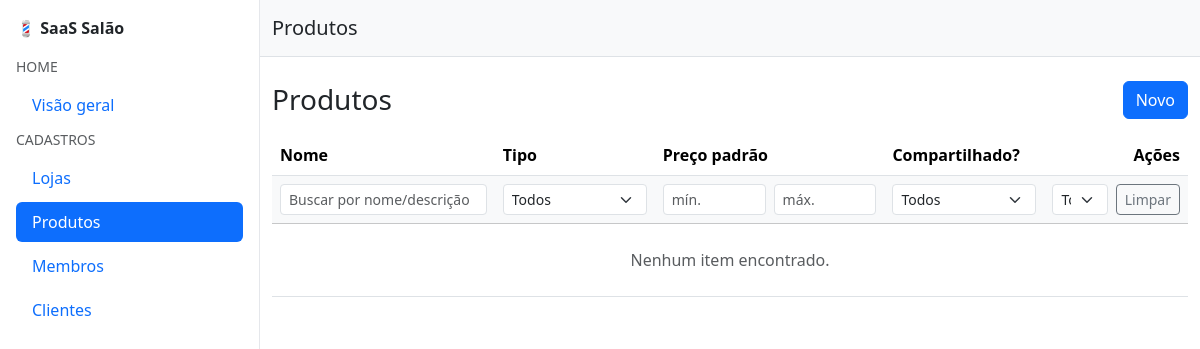
The app's page /cadastros/products/ (signed in), older data.
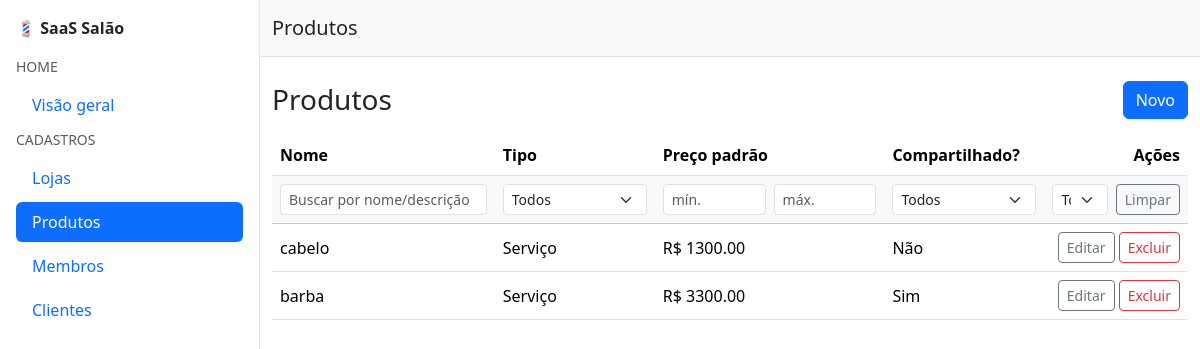
The same page, newer data.
### cadastros/models.py (models this page shows, shortened)
class Product(TenantOwnedModel):
    TYPE_SERVICE = "service"
    TYPE_RETAIL = "retail"
    TYPE_CHOICES = (
        (TYPE_SERVICE, "Serviço"),
        (TYPE_RETAIL, "Produto"),
    )
    name = models.CharField(max_length=140)
    type = models.CharField(max_length=16, choices=TYPE_CHOICES, default=TYPE_SERVICE)
    description = models.TextField(blank=True)
    default_price = models.DecimalField(max_digits=10, decimal_places=2, default=Decimal("0.00"))
    share_across_shops = models.BooleanField(default=True)
    is_active = models.BooleanField(default=True)
    class Meta:
        unique_together = [("owner", "name")]
        indexes = [
            models.Index(fields=["owner", "is_active"]),
            models.Index(fields=["owner", "type"]),
        ]

### cadastros/views.py (the view)
# urls.py: path("products/", views.ProductListView.as_view(), name="product_list"),
class ProductListView(OwnerQuerysetMixin, ListView):
    model = Product
    template_name = "cadastros/products/list.html"
    context_object_name = "products"
    paginate_by = 12  # se quiser paginação
    def _to_decimal(self, v):
        if not v:
            return None
        v = str(v).replace(".", "").replace(",", ".") if "," in str(v) else str(v)
        try:
            return Decimal(v)
        except InvalidOperation:
            return None
    def get_queryset(self):
        qs = super().get_queryset().filter(owner=self.request.user)
        q = self.request.GET.get("q", "").strip()
        type_ = self.request.GET.get("type", "").strip()
        shared = self.request.GET.get("shared", "").strip()   # "", "1", "0"
        active = self.request.GET.get("active", "").strip()   # "", "1", "0"
        pmin = self._to_decimal(self.request.GET.get("price_min"))
        pmax = self._to_decimal(self.request.GET.get("price_max"))
        if q:
            qs = qs.filter(Q(name__icontains=q) | Q(description__icontains=q))
        if type_:
            qs = qs.filter(type=type_)
        if shared in ("0", "1"):
            qs = qs.filter(share_across_shops=(shared == "1"))
        if active in ("0", "1"):
            qs = qs.filter(is_active=(active == "1"))
        if pmin is not None:
            qs = qs.filter(default_price__gte=pmin)
        if pmax is not None:
            qs = qs.filter(default_price__lte=pmax)
        return qs
    def get_context_data(self, **kwargs):
        ctx = super().get_context_data(**kwargs)
        ctx["filters"] = {
            "q": self.request.GET.get("q", ""),
            "type": self.request.GET.get("type", ""),
            "shared": self.request.GET.get("shared", ""),
            "active": self.request.GET.get("active", ""),
            "price_min": self.request.GET.get("price_min", ""),
            "price_max": self.request.GET.get("price_max", ""),
        }
        ctx["type_choices"] = Product._meta.get_field("type").choices
        return ctx
    def get(self, request, *args, **kwargs):
        response = super().get(request, *args, **kwargs)
        if request.headers.get("HX-Request") == "true" and request.GET.get("fragment") == "table":
            return render(request, "cadastros/products/_table.html", self.get_context_data())
        return response

### cadastros/mixins.py (called while the page is built)
    def get_queryset(self):
        qs = super().get_queryset()
        return qs.filter(owner=self.request.user)

### cadastros/templates/cadastros/products/list.html
{% extends "base.html" %}
{% block header %}Produtos{% endblock %}
{% block content %}
<div class="container py-4">
  <div class="d-flex justify-content-between align-items-center mb-3">
    <h3 class="m-0">Produtos</h3>
    <a class="btn btn-primary"
       hx-get="{% url 'cadastros:product_create' %}"
       hx-target="#appModalContent"
       hx-swap="innerHTML">Novo</a>
  </div>
  <div id="products-table">
    {% include "cadastros/products/_table.html" %}
  </div>
</div>
{% endblock %}

### cadastros/templates/cadastros/products/_table.html (shortened to what the changed rows need)
<table class="table table-hover align-middle">
  <thead>
    <tr>
      <th>Nome</th>
      <th>Tipo</th>
      <th>Preço padrão</th>
      <th>Compartilhado?</th>
      <th class="text-end">Ações</th>
    </tr>
    <tr id="products-filters" class="table-light align-middle">
      <th style="min-width: 220px;">
        <input
          type="text"
          name="q"
          value="{{ filters.q }}"
          class="form-control form-control-sm"
          placeholder="Buscar por nome/descrição"
          hx-get="{% url 'cadastros:product_list' %}?fragment=table"
          hx-target="#products-table"
          hx-include="#products-filters"
          hx-trigger="keyup changed delay:300ms"
          hx-push-url="true"
        >
      </th>
      <th style="min-width: 160px;">
        <select
          name="type"
          class="form-select form-select-sm"
          hx-get="{% url 'cadastros:product_list' %}?fragment=table"
          hx-target="#products-table"
          hx-include="#products-filters"
          hx-trigger="change"
          hx-push-url="true"
        >
          <option value="">Todos</option>
        </select>
      </th>
      <th style="min-width: 180px;">
        <div class="d-flex gap-2">
          <input
            type="text"
            name="price_min"
            value="{{ filters.price_min }}"
            inputmode="decimal"
            class="form-control form-control-sm"
            placeholder="mín."
            hx-get="{% url 'cadastros:product_list' %}?fragment=table"
            hx-target="#products-table"
            hx-include="#products-filters"
            hx-trigger="keyup changed delay:300ms"
            hx-push-url="true"
          >
          <input
            type="text"
            name="price_max"
            value="{{ filters.price_max }}"
            inputmode="decimal"
            class="form-control form-control-sm"
            placeholder="máx."
            hx-get="{% url 'cadastros:product_list' %}?fragment=table"
            hx-target="#products-table"
            hx-include="#products-filters"
            hx-trigger="keyup changed delay:300ms"
            hx-push-url="true"
          >
        </div>
      </th>
      <th style="min-width: 160px;">
        <select
          name="shared"
          class="form-select form-select-sm"
          hx-get="{% url 'cadastros:product_list' %}?fragment=table"
          hx-target="#products-table"
          hx-include="#products-filters"
          hx-trigger="change"
          hx-push-url="true"
        >
          <option value="" {% if not filters.shared %}selected{% endif %}>Todos</option>
        </select>
      </th>
      <th class="text-end">
        <div class="d-flex justify-content-end gap-2">
          <select
            name="active"
            class="form-select form-select-sm"
            style="max-width: 120px;"
            hx-get="{% url 'cadastros:product_list' %}?fragment=table"
            hx-target="#products-table"
            hx-include="#products-filters"
            hx-trigger="change"
            hx-push-url="true"
          >
            <option value="" {% if not filters.active %}selected{% endif %}>Todos</option>
          </select>
          <a
            class="btn btn-sm btn-outline-secondary"
            hx-get="{% url 'cadastros:product_list' %}?fragment=table"
            hx-target="#products-table"
            hx-push-url="true"
          >Limpar</a>
        </div>
      </th>
    </tr>
  </thead>
  <tbody>
    {% for p in products %}
      <tr>
        <td>{{ p.name }}</td>
        <td>{{ p.get_type_display }}</td>
        <td>R$ {{ p.default_price }}</td>
        <td>{% if p.share_across_shops %}Sim{% else %}Não{% endif %}</td>
        <td class="text-end">
          <a class="btn btn-sm btn-outline-secondary"
             hx-get="{% url 'cadastros:product_update' p.pk %}"
             hx-target="#appModalContent"
             hx-swap="innerHTML">Editar</a>
          <a class="btn btn-sm btn-outline-danger"
            hx-get="{% url 'cadastros:product_delete' p.pk %}"
            hx-target="#appModalContent"
            hx-swap="innerHTML">Excluir</a>
        </td>
      </tr>
    {% empty %}
      <tr><td colspan="5" class="text-center text-muted py-4">Nenhum item encontrado.</td></tr>
    {% endfor %}
  </tbody>
</table>

Row changes from the older to the newer data that the page shows:
added Product: name "cabelo", type "Serviço", default_price "1300.00", share_across_shops "Não"
added Product: name "barba", type "Serviço", default_price "3300.00", share_across_shops "Sim"
Text that changed along with them:
text no longer shown: "Nenhum item encontrado."
